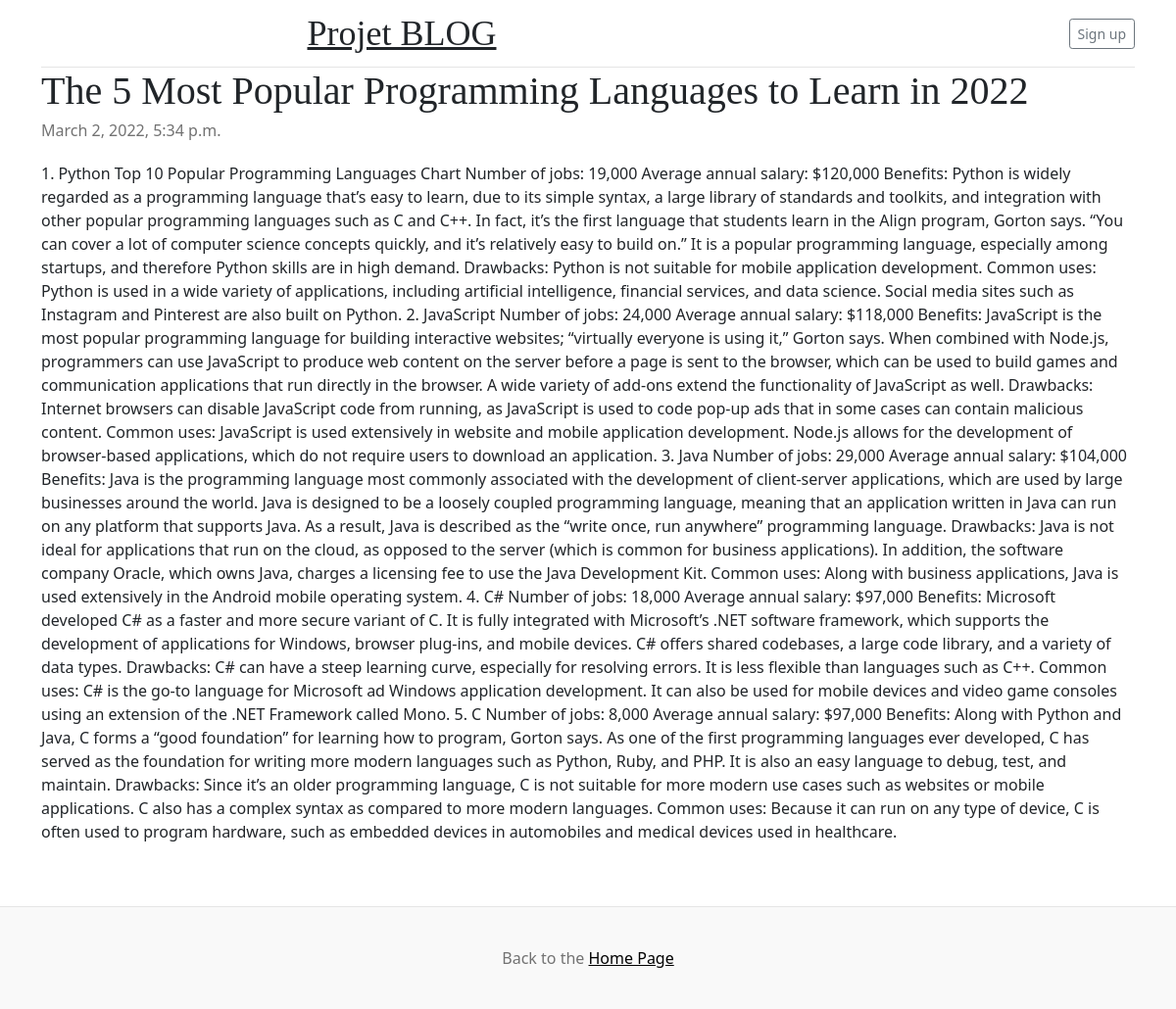
The page /post/5 on the database its author committed.
### posts/models.py (models this page shows)
class Post(models.Model):
    title = models.CharField(max_length=100)
    body = models.CharField(max_length=1000000)
    created_at = models.DateTimeField(default=datetime.now, blank=True)

### posts/views.py (the view)
# urls.py: path('post/<str:pk>', views.post, name='post'),
def post(request, pk):
    posts = Post.objects.get(id=pk)
    return render(request, 'post.html', {'posts': posts})

### templates/post.html (shortened to what this page needs)
{% load static %}
<!doctype html>
<html lang="en">
<head>
    <link href="https://cdn.jsdelivr.net/npm/bootstrap@5.1.3/dist/css/bootstrap.min.css" rel="stylesheet"
>
    <link href="{% static 'blog.css' %}" rel="stylesheet">
</head>
<body style="background-image: url('https://mdbcdn.b-cdn.net/img/Photos/new-templates/search-box/img4.webp');">
    <div class="container" style="background-color: white; border-radius: 10px;">
        <header class="blog-header py-3">
            <div class="row flex-nowrap justify-content-between align-items-center">
                <div class="col-8 text-center">
                    <a class="blog-header-logo text-dark" href="#">Projet BLOG</a>
                </div>
                <div class="col-4 d-flex justify-content-end align-items-center">
                    {% if user.is_authenticated %}
                    <a class="btn btn-sm btn-outline-secondary" href="logout">Logout</a>
                    {% else %}
                    <a class="btn btn-sm btn-outline-secondary" href="login">Sign up</a>
                    {% endif %}
                </div>
            </div>
        </header>
        <div class="row g-5">
            <div class="col-md-12">
                <article class="blog-post">
                    <h2 class="blog-post-title">{{posts.title}}</h2>
                    <p class="blog-post-meta">{{posts.created_at}}</p>
                    <p>{{posts.body}}</p>
                </article>
            </div>
        </div>
    </div>
    <footer class="blog-footer">
        <p>Back to the <a href="/" style="color: black;">Home Page</a></p>
    </footer>
</body>
</html>

### static/blog.css (style rules this page uses)
.blog-header { line-height: 1; border-bottom: 1px solid #e5e5e5; }
.blog-header-logo { font-family: "Playfair Display", Georgia, "Times New Roman", serif; font-size: 2.25rem; }
h1, h2, h3, h4, h5, h6 { font-family: "Playfair Display", Georgia, "Times New Roman", serif; }
.blog-post { margin-bottom: 4rem; }
.blog-post-title { margin-bottom: .25rem; font-size: 2.5rem; }
.blog-post-meta { margin-bottom: 1.25rem; color: #727272; }
.blog-footer { padding: 2.5rem 0; color: #727272; text-align: center; background-color: #f9f9f9; border-top: .05rem solid #e5e5e5; }
.blog-footer p:last-child { margin-bottom: 0; }

### rows shown on the page
Post: title "The 5 Most Popular Programming Languages to Learn in 2022", created_at "March 2, 2022, 5:34 p.m.", body "1. Python Top 10 Popular Programming Languages Chart Number of jobs: 19,000 Average annual salary: $120,000 Benefits: Python is widely regarded as a programming language that’s easy to learn, due to its simple syntax, a large library of standards and toolkits, and integration with other popular programming languages such as C and C++. In fact, it’s the first language that students learn in the Align program, Gorton says. “You can cover a lot of computer science concepts quickly, and it’s relatively easy to build on.” It is a popular programming language, especially among startups, and therefore Python skills are in high demand. Drawbacks: Python is not suitable for mobile application…"
